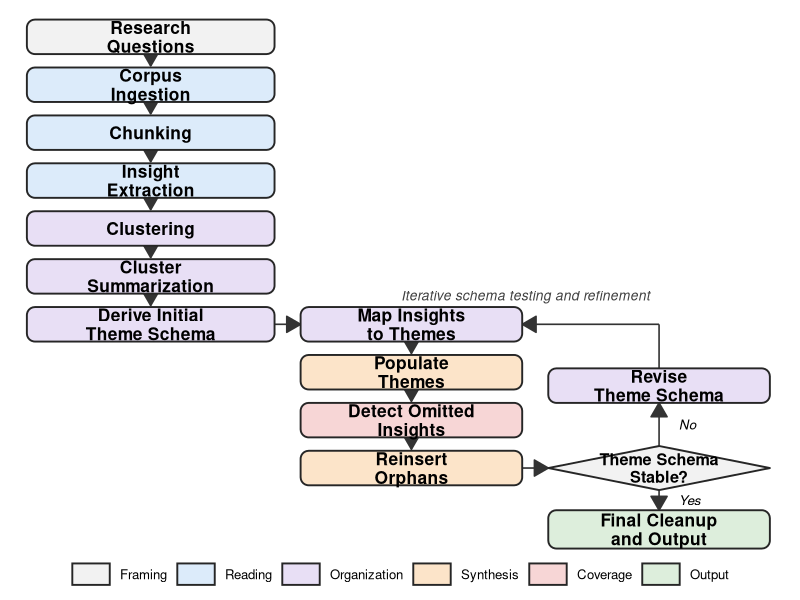
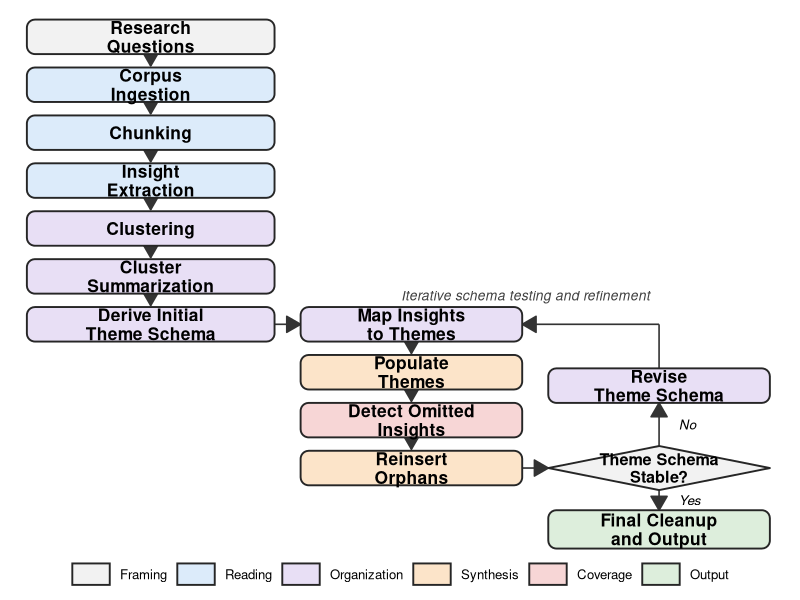
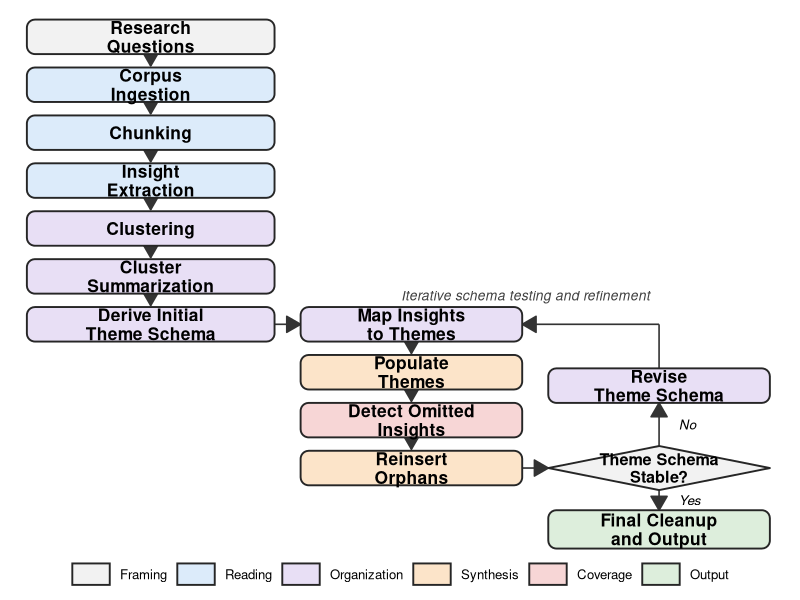

Generate these figures, in order, with R:
library(ggplot2)
library(ggforce)
library(dplyr)
library(tidyr)

# -----------------------------
# One-time reading pipeline
# -----------------------------

main_steps <- tibble::tribble(
  ~id, ~label,                         ~stage,         ~x,   ~y,
  1,   "Research\nQuestions",          "Framing",      -2.6, 8.50,
  2,   "Corpus\nIngestion",            "Reading",      -2.6, 7.25,
  3,   "Chunking",                     "Reading",      -2.6, 6.00,
  4,   "Insight\nExtraction",          "Reading",      -2.6, 4.75,
  5,   "Clustering",                   "Organization", -2.6, 3.50,
  6,   "Cluster\nSummarization",       "Organization", -2.6, 2.25,
  7,   "Derive Initial\nTheme Schema", "Organization", -2.6, 1.00
) |>
  mutate(
    width = 3.8,
    height = 0.90
  )

# -----------------------------
# Iterative testing cycle
# -----------------------------

cycle_steps <- tibble::tribble(
  ~id, ~label,                          ~stage,         ~x,  ~y,
  8,   "Map Insights\nto Themes",       "Organization", 1.4,  1.00,
  9,   "Populate\nThemes",              "Synthesis",    1.4, -0.25,
  10,  "Detect Omitted\nInsights",      "Coverage",     1.4, -1.50,
  11,  "Reinsert\nOrphans",             "Synthesis",    1.4, -2.75
) |>
  mutate(
    width = 3.4,
    height = 0.90
  )

# Schema revision and final output
revision_step <- tibble::tibble(
  id = 12,
  label = "Revise\nTheme Schema",
  stage = "Organization",
  x = 5.2,
  y = -0.60,
  width = 3.4,
  height = 0.90
)

final_step <- tibble::tibble(
  id = 13,
  label = "Final Cleanup\nand Output",
  stage = "Output",
  x = 5.2,
  y = -4.35,
  width = 3.4,
  height = 1.00
)

decision_step <- tibble::tibble(
  id = 14,
  label = "Theme Schema\nStable?",
  x = 5.2,
  y = -2.75,
  width = 3.4,
  height = 1.15
)

# Add node boundaries
box_steps <- bind_rows(
  main_steps,
  cycle_steps,
  revision_step,
  final_step
) |>
  mutate(
    xmin = x - width / 2,
    xmax = x + width / 2,
    ymin = y - height / 2,
    ymax = y + height / 2
  )

decision_step <- decision_step |>
  mutate(
    xmin = x - width / 2,
    xmax = x + width / 2,
    ymin = y - height / 2,
    ymax = y + height / 2
  )

# -----------------------------
# Main pipeline arrows
# -----------------------------

main_arrows <- main_steps |>
  mutate(
    ymin = y - height / 2,
    ymax = y + height / 2
  ) |>
  arrange(id) |>
  mutate(
    x_start = x,
    y_start = ymin,
    x_end = lead(x),
    y_end = lead(ymax)
  ) |>
  filter(!is.na(x_end))

# -----------------------------
# Downward arrows inside cycle
# -----------------------------

cycle_arrows <- cycle_steps |>
  mutate(
    ymin = y - height / 2,
    ymax = y + height / 2
  ) |>
  arrange(id) |>
  mutate(
    x_start = x,
    y_start = ymin,
    x_end = lead(x),
    y_end = lead(ymax)
  ) |>
  filter(!is.na(x_end))

# -----------------------------
# Initial schema -> iterative cycle
# -----------------------------

initial_schema <- box_steps |>
  filter(id == 7)

mapping_step <- box_steps |>
  filter(id == 8)

enter_cycle_arrow <- tibble::tibble(
  x_start = initial_schema$xmax,
  y_start = initial_schema$y,
  x_end = mapping_step$xmin,
  y_end = mapping_step$y
)

# -----------------------------
# Reinsertion -> stability decision
# -----------------------------

reinsertion_step <- box_steps |>
  filter(id == 11)

to_decision_arrow <- tibble::tibble(
  x_start = reinsertion_step$xmax,
  y_start = reinsertion_step$y,
  x_end = decision_step$xmin,
  y_end = decision_step$y
)

# -----------------------------
# Decision branches
# -----------------------------

revision_box <- box_steps |>
  filter(id == 12)

final_box <- box_steps |>
  filter(id == 13)

# No -> revise schema
to_revision_arrow <- tibble::tibble(
  x_start = decision_step$x,
  y_start = decision_step$ymax,
  x_end = revision_box$x,
  y_end = revision_box$ymin
)

# Yes -> final output
to_final_arrow <- tibble::tibble(
  x_start = decision_step$x,
  y_start = decision_step$ymin,
  x_end = final_box$x,
  y_end = final_box$ymax
)

# -----------------------------
# Revision -> mapping return path
# -----------------------------

return_arrow <- tibble::tibble(
  x_start = revision_box$x,
  y_start = revision_box$ymax,
  x_mid = revision_box$x,
  y_mid = mapping_step$y,
  x_end = mapping_step$xmax,
  y_end = mapping_step$y
)

# -----------------------------
# Node polygons
# -----------------------------

box_polygons <- box_steps |>
  rowwise() |>
  mutate(
    poly_x = list(c(xmin, xmax, xmax, xmin)),
    poly_y = list(c(ymin, ymin, ymax, ymax))
  ) |>
  ungroup() |>
  unnest(c(poly_x, poly_y))

decision_polygon <- decision_step |>
  rowwise() |>
  mutate(
    poly_x = list(c(
      x,
      xmax,
      x,
      xmin
    )),
    poly_y = list(c(
      ymax,
      y,
      ymin,
      y
    ))
  ) |>
  ungroup() |>
  unnest(c(poly_x, poly_y))

# -----------------------------
# Plot
# -----------------------------

p <- ggplot() +
  
  # Main reading-pipeline arrows
  geom_segment(
    data = main_arrows,
    aes(
      x = x_start,
      y = y_start - 0.04,
      xend = x_end,
      yend = y_end + 0.04
    ),
    arrow = arrow(
      length = grid::unit(0.16, "inches"),
      type = "closed"
    ),
    linewidth = 0.55,
    color = "grey20"
  ) +
  
  # Downward arrows in iterative cycle
  geom_segment(
    data = cycle_arrows,
    aes(
      x = x_start,
      y = y_start - 0.04,
      xend = x_end,
      yend = y_end + 0.04
    ),
    arrow = arrow(
      length = grid::unit(0.16, "inches"),
      type = "closed"
    ),
    linewidth = 0.55,
    color = "grey20"
  ) +
  
  # Enter iterative cycle
  geom_segment(
    data = enter_cycle_arrow,
    aes(
      x = x_start,
      y = y_start,
      xend = x_end,
      yend = y_end
    ),
    arrow = arrow(
      length = grid::unit(0.16, "inches"),
      type = "closed"
    ),
    linewidth = 0.55,
    color = "grey20"
  ) +
  
  # Reinsertion -> stability decision
  geom_segment(
    data = to_decision_arrow,
    aes(
      x = x_start,
      y = y_start,
      xend = x_end,
      yend = y_end
    ),
    arrow = arrow(
      length = grid::unit(0.16, "inches"),
      type = "closed"
    ),
    linewidth = 0.55,
    color = "grey20"
  ) +
  
  # Stability decision -> schema revision
  geom_segment(
    data = to_revision_arrow,
    aes(
      x = x_start,
      y = y_start,
      xend = x_end,
      yend = y_end
    ),
    arrow = arrow(
      length = grid::unit(0.16, "inches"),
      type = "closed"
    ),
    linewidth = 0.55,
    color = "grey20"
  ) +
  
  # Stability decision -> final output
  geom_segment(
    data = to_final_arrow,
    aes(
      x = x_start,
      y = y_start,
      xend = x_end,
      yend = y_end
    ),
    arrow = arrow(
      length = grid::unit(0.16, "inches"),
      type = "closed"
    ),
    linewidth = 0.55,
    color = "grey20"
  ) +
  
  # Revision return path: first move upward
  geom_segment(
    data = return_arrow,
    aes(
      x = x_start,
      y = y_start,
      xend = x_mid,
      yend = y_mid
    ),
    linewidth = 0.55,
    color = "grey20"
  ) +
  
  # Then return left into mapping
  geom_segment(
    data = return_arrow,
    aes(
      x = x_mid,
      y = y_mid,
      xend = x_end,
      yend = y_end
    ),
    arrow = arrow(
      length = grid::unit(0.16, "inches"),
      type = "closed"
    ),
    linewidth = 0.55,
    color = "grey20"
  ) +
  
  # Rounded rectangular nodes
  geom_shape(
    data = box_polygons,
    aes(
      x = poly_x,
      y = poly_y,
      group = id,
      fill = stage
    ),
    radius = grid::unit(0.08, "inches"),
    color = "grey15",
    linewidth = 0.65
  ) +
  
  # Stability decision diamond
  geom_polygon(
    data = decision_polygon,
    aes(
      x = poly_x,
      y = poly_y,
      group = id
    ),
    fill = "#F2F2F2",
    color = "grey15",
    linewidth = 0.65
  ) +
  
  # Box labels
  geom_text(
    data = box_steps,
    aes(
      x = x,
      y = y,
      label = label
    ),
    size = 4.4,
    fontface = "bold",
    lineheight = 0.9
  ) +
  
  # Decision label
  geom_text(
    data = decision_step,
    aes(
      x = x,
      y = y,
      label = label
    ),
    size = 4.1,
    fontface = "bold",
    lineheight = 0.9
  ) +
  
  # Label the iterative part
  annotate(
    "text",
    x = 3.15,
    y = 1.75,
    label = "Iterative schema testing and refinement",
    size = 3.5,
    fontface = "italic",
    color = "grey25"
  ) +
  
  # No branch
  annotate(
    "text",
    x = 5.50,
    y = mean(c(decision_step$ymax, revision_box$ymin)),
    label = "No",
    size = 3.4,
    fontface = "italic",
    hjust = 0
  ) +
  
  # Yes branch
  annotate(
    "text",
    x = 5.50,
    y = mean(c(decision_step$ymin, final_box$ymax)),
    label = "Yes",
    size = 3.4,
    fontface = "italic",
    hjust = 0
  ) +
  
  scale_fill_manual(
    values = c(
      "Framing" = "#F2F2F2",
      "Reading" = "#DCEBFA",
      "Organization" = "#E8DFF5",
      "Synthesis" = "#FCE4C9",
      "Coverage" = "#F7D6D6",
      "Output" = "#DDEEDC"
    ),
    breaks = c(
      "Framing",
      "Reading",
      "Organization",
      "Synthesis",
      "Coverage",
      "Output"
    )
  ) +
  
  coord_cartesian(
    xlim = c(-4.7, 7.15),
    ylim = c(-5.0, 9.1),
    expand = FALSE,
    clip = "off"
  ) +
  
  theme_void(base_size = 13) +
  
  theme(
    legend.position = "bottom",
    legend.direction = "horizontal",
    legend.title = element_blank(),
    legend.text = element_text(size = 9.5),
    legend.key.width = grid::unit(0.40, "inches"),
    legend.spacing.x = grid::unit(0.08, "inches"),
    plot.margin = margin(10, 10, 10, 10)
  ) +
  
  guides(
    fill = guide_legend(
      nrow = 1,
      byrow = TRUE
    )
  )

p

# Save as vector PDF for LaTeX / arXiv
ggsave(
  "C:\\Users\\jmorrissey\\Documents\\python_projects\\ReadingMachine\\commentary\\arxiv-2026\\readingmachine_pipeline.pdf",
  p,
  width = 9,
  height = 9.5,
  device = cairo_pdf
)

#Save as SVG for repo whitepaper
install.packages("svglite")
ggsave(
  "C:\\Users\\jmorrissey\\Documents\\python_projects\\ReadingMachine\\documentation\\readingmachine_pipeline.svg",
  p,
  width = 9,
  height = 9.5,
  device = svglite::svglite
)
